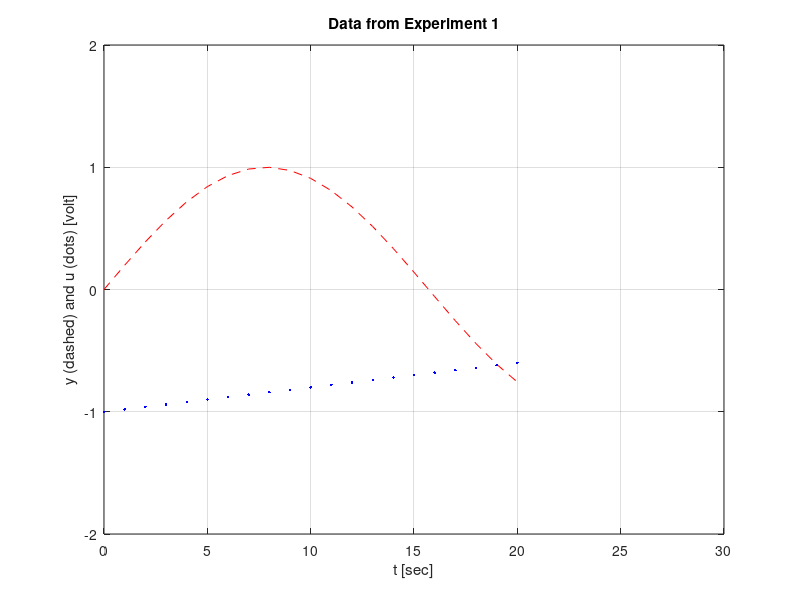

Reproduce this figure in MATLAB.
clear
t=[0:1:20]';
u=-1+0.02*t;
y=sin(0.2*t);
plot(t,y,'r--',t,u,'b.')
%The optional argument 'r--' means red colour and dashes.
%The optional argument 'b.' means blue colour and dots.

xmin=0;xmax=30;ymin=-2;ymax=2;
axis([xmin xmax ymin ymax]);
grid
xlabel('t [sec]')
ylabel('y (dashed) and u (dots) [volt]')
title('Data from Experiment 1')
# replot
